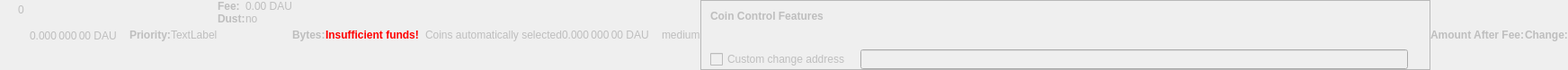
    <widget class="QWidget" name="dummyHideWidget" native="true">
     <property name="enabled">
      <bool>false</bool>
     </property>
     <property name="maximumSize">
      <size>
       <width>100</width>
       <height>22</height>
      </size>
     </property>
     <layout class="QHBoxLayout" name="dummyHideLayout">
      <property name="spacing">
       <number>0</number>
      </property>
      <property name="margin">
       <number>0</number>
      </property>
      <item>
       <layout class="QFormLayout" name="formLayoutCoinControl1">
        <property name="horizontalSpacing">
         <number>10</number>
        </property>
        <property name="verticalSpacing">
         <number>14</number>
        </property>
        <property name="leftMargin">
         <number>10</number>
        </property>
        <property name="topMargin">
         <number>4</number>
        </property>
        <property name="rightMargin">
         <number>6</number>
        </property>
        <item row="0" column="1">
         <widget class="QLabel" name="labelCoinControlBytes">
          <property name="cursor">
           <cursorShape>IBeamCursor</cursorShape>
          </property>
          <property name="contextMenuPolicy">
           <enum>Qt::ActionsContextMenu</enum>
          </property>
          <property name="text">
           <string notr="true">0</string>
          </property>
          <property name="textInteractionFlags">
           <set>Qt::LinksAccessibleByMouse|Qt::TextSelectableByKeyboard|Qt::TextSelectableByMouse</set>
          </property>
         </widget>
        </item>
       </layout>
      </item>
      <item>
       <widget class="QLabel" name="labelCoinControlAfterFee">
        <property name="enabled">
         <bool>false</bool>
        </property>
        <property name="sizePolicy">
         <sizepolicy hsizetype="Fixed" vsizetype="Fixed">
          <horstretch>0</horstretch>
          <verstretch>0</verstretch>
         </sizepolicy>
        </property>
        <property name="minimumSize">
         <size>
          <width>111</width>
          <height>12</height>
         </size>
        </property>
        <property name="maximumSize">
         <size>
          <width>111</width>
          <height>12</height>
         </size>
        </property>
        <property name="cursor">
         <cursorShape>IBeamCursor</cursorShape>
        </property>
        <property name="contextMenuPolicy">
         <enum>Qt::ActionsContextMenu</enum>
        </property>
        <property name="text">
         <string notr="true">0.000 000 00 DAU</string>
        </property>
        <property name="textInteractionFlags">
         <set>Qt::LinksAccessibleByMouse|Qt::TextSelectableByKeyboard|Qt::TextSelectableByMouse</set>
        </property>
       </widget>
      </item>
      <item>
       <widget class="QLabel" name="labelCoinControlPriorityText">
        <property name="enabled">
         <bool>false</bool>
        </property>
        <property name="font">
         <font>
          <weight>75</weight>
          <bold>true</bold>
         </font>
        </property>
        <property name="text">
         <string>Priority:</string>
        </property>
       </widget>
      </item>
      <item>
       <layout class="QHBoxLayout" name="horizontalLayout">
        <item>
         <widget class="QLabel" name="WarningLabel">
          <property name="text">
           <string>TextLabel</string>
          </property>
         </widget>
        </item>
       </layout>
      </item>
      <item>
       <layout class="QFormLayout" name="formLayoutCoinControl3">
        <property name="horizontalSpacing">
         <number>0</number>
        </property>
        <property name="verticalSpacing">
         <number>0</number>
        </property>
        <property name="leftMargin">
         <number>0</number>
        </property>
        <property name="topMargin">
         <number>0</number>
        </property>
        <property name="rightMargin">
         <number>0</number>
        </property>
        <item row="0" column="0">
         <widget class="QLabel" name="labelCoinControlFeeText">
          <property name="enabled">
           <bool>false</bool>
          </property>
          <property name="font">
           <font>
            <weight>75</weight>
            <bold>true</bold>
           </font>
          </property>
          <property name="text">
           <string>Fee:</string>
          </property>
          <property name="margin">
           <number>0</number>
          </property>
         </widget>
        </item>
        <item row="0" column="1">
         <widget class="QLabel" name="labelCoinControlFee">
          <property name="enabled">
           <bool>false</bool>
          </property>
          <property name="cursor">
           <cursorShape>IBeamCursor</cursorShape>
          </property>
          <property name="contextMenuPolicy">
           <enum>Qt::ActionsContextMenu</enum>
          </property>
          <property name="text">
           <string notr="true">0.00 DAU</string>
          </property>
          <property name="textInteractionFlags">
           <set>Qt::LinksAccessibleByMouse|Qt::TextSelectableByKeyboard|Qt::TextSelectableByMouse</set>
          </property>
         </widget>
        </item>
        <item row="1" column="0">
         <widget class="QLabel" name="labelCoinControlLowOutputText">
          <property name="enabled">
           <bool>false</bool>
          </property>
          <property name="font">
           <font>
            <weight>75</weight>
            <bold>true</bold>
           </font>
          </property>
          <property name="text">
           <string>Dust:</string>
          </property>
         </widget>
        </item>
        <item row="1" column="1">
         <widget class="QLabel" name="labelCoinControlLowOutput">
          <property name="enabled">
           <bool>false</bool>
          </property>
          <property name="cursor">
           <cursorShape>IBeamCursor</cursorShape>
          </property>
          <property name="contextMenuPolicy">
           <enum>Qt::ActionsContextMenu</enum>
          </property>
          <property name="text">
           <string>no</string>
          </property>
          <property name="textInteractionFlags">
           <set>Qt::LinksAccessibleByMouse|Qt::TextSelectableByKeyboard|Qt::TextSelectableByMouse</set>
          </property>
         </widget>
        </item>
       </layout>
      </item>
      <item>
       <widget class="QLabel" name="labelCoinControlBytesText">
        <property name="enabled">
         <bool>false</bool>
        </property>
        <property name="font">
         <font>
          <weight>75</weight>
          <bold>true</bold>
         </font>
        </property>
        <property name="text">
         <string>Bytes:</string>
        </property>
       </widget>
      </item>
      <item>
       <layout class="QFormLayout" name="formLayoutCoinControl2">
        <property name="horizontalSpacing">
         <number>0</number>
        </property>
        <property name="verticalSpacing">
         <number>0</number>
        </property>
        <property name="leftMargin">
         <number>0</number>
        </property>
        <property name="topMargin">
         <number>0</number>
        </property>
        <property name="rightMargin">
         <number>0</number>
        </property>
       </layout>
      </item>
      <item>
       <layout class="QHBoxLayout" name="horizontalLayoutCoinControl2">
        <property name="spacing">
         <number>0</number>
        </property>
        <property name="bottomMargin">
         <number>0</number>
        </property>
       </layout>
      </item>
      <item>
       <widget class="QLabel" name="labelCoinControlInsuffFunds">
        <property name="enabled">
         <bool>false</bool>
        </property>
        <property name="minimumSize">
         <size>
          <width>0</width>
          <height>0</height>
         </size>
        </property>
        <property name="font">
         <font>
          <weight>75</weight>
          <bold>true</bold>
         </font>
        </property>
        <property name="styleSheet">
         <string notr="true">color:red;font-weight:bold;</string>
        </property>
        <property name="text">
         <string>Insufficient funds!</string>
        </property>
        <property name="margin">
         <number>5</number>
        </property>
       </widget>
      </item>
      <item>
       <layout class="QFormLayout" name="formLayoutCoinControl4">
        <property name="horizontalSpacing">
         <number>0</number>
        </property>
        <property name="verticalSpacing">
         <number>0</number>
        </property>
        <property name="leftMargin">
         <number>0</number>
        </property>
        <property name="topMargin">
         <number>0</number>
        </property>
        <property name="rightMargin">
         <number>0</number>
        </property>
       </layout>
      </item>
      <item>
       <widget class="QLabel" name="labelCoinControlChangeLabel">
        <property name="enabled">
         <bool>false</bool>
        </property>
        <property name="sizePolicy">
         <sizepolicy hsizetype="Preferred" vsizetype="Expanding">
          <horstretch>0</horstretch>
          <verstretch>0</verstretch>
         </sizepolicy>
        </property>
        <property name="minimumSize">
         <size>
          <width>0</width>
          <height>0</height>
         </size>
        </property>
        <property name="text">
         <string/>
        </property>
        <property name="margin">
         <number>3</number>
        </property>
       </widget>
      </item>
      <item>
       <widget class="QLabel" name="labelCoinControlAutomaticallySelected">
        <property name="enabled">
         <bool>false</bool>
        </property>
        <property name="sizePolicy">
         <sizepolicy hsizetype="Fixed" vsizetype="Fixed">
          <horstretch>0</horstretch>
          <verstretch>0</verstretch>
         </sizepolicy>
        </property>
        <property name="minimumSize">
         <size>
          <width>0</width>
          <height>0</height>
         </size>
        </property>
        <property name="maximumSize">
         <size>
          <width>240</width>
          <height>16777215</height>
         </size>
        </property>
        <property name="text">
         <string>Coins automatically selected</string>
        </property>
        <property name="margin">
         <number>5</number>
        </property>
       </widget>
      </item>
      <item>
       <widget class="QLabel" name="labelCoinControlChange">
        <property name="enabled">
         <bool>false</bool>
        </property>
        <property name="sizePolicy">
         <sizepolicy hsizetype="Fixed" vsizetype="Fixed">
          <horstretch>0</horstretch>
          <verstretch>0</verstretch>
         </sizepolicy>
        </property>
        <property name="minimumSize">
         <size>
          <width>111</width>
          <height>0</height>
         </size>
        </property>
        <property name="maximumSize">
         <size>
          <width>111</width>
          <height>16777215</height>
         </size>
        </property>
        <property name="cursor">
         <cursorShape>IBeamCursor</cursorShape>
        </property>
        <property name="contextMenuPolicy">
         <enum>Qt::ActionsContextMenu</enum>
        </property>
        <property name="text">
         <string notr="true">0.000 000 00 DAU</string>
        </property>
        <property name="textInteractionFlags">
         <set>Qt::LinksAccessibleByMouse|Qt::TextSelectableByKeyboard|Qt::TextSelectableByMouse</set>
        </property>
       </widget>
      </item>
      <item>
       <widget class="QLabel" name="labelCoinControlPriority">
        <property name="enabled">
         <bool>false</bool>
        </property>
        <property name="cursor">
         <cursorShape>IBeamCursor</cursorShape>
        </property>
        <property name="contextMenuPolicy">
         <enum>Qt::ActionsContextMenu</enum>
        </property>
        <property name="text">
         <string>medium</string>
        </property>
        <property name="textInteractionFlags">
         <set>Qt::LinksAccessibleByMouse|Qt::TextSelectableByKeyboard|Qt::TextSelectableByMouse</set>
        </property>
       </widget>
      </item>
      <item>
       <widget class="QFrame" name="frameCoinControl">
        <property name="sizePolicy">
         <sizepolicy hsizetype="Expanding" vsizetype="Expanding">
          <horstretch>0</horstretch>
          <verstretch>0</verstretch>
         </sizepolicy>
        </property>
        <property name="maximumSize">
         <size>
          <width>16777215</width>
          <height>16777215</height>
         </size>
        </property>
        <property name="frameShape">
         <enum>QFrame::StyledPanel</enum>
        </property>
        <property name="frameShadow">
         <enum>QFrame::Sunken</enum>
        </property>
        <layout class="QVBoxLayout" name="verticalLayoutCoinControl2_2">
         <property name="spacing">
          <number>0</number>
         </property>
         <property name="margin">
          <number>0</number>
         </property>
         <item>
          <layout class="QVBoxLayout" name="verticalLayoutCoinControl" stretch="0,0,0,1">
           <property name="spacing">
            <number>0</number>
           </property>
           <property name="leftMargin">
            <number>10</number>
           </property>
           <property name="topMargin">
            <number>10</number>
           </property>
           <item>
            <layout class="QHBoxLayout" name="horizontalLayoutCoinControl1">
             <property name="bottomMargin">
              <number>15</number>
             </property>
             <item>
              <widget class="QLabel" name="labelCoinControlFeatures">
               <property name="enabled">
                <bool>false</bool>
               </property>
               <property name="sizePolicy">
                <sizepolicy hsizetype="Preferred" vsizetype="Maximum">
                 <horstretch>0</horstretch>
                 <verstretch>0</verstretch>
                </sizepolicy>
               </property>
               <property name="font">
                <font>
                 <weight>75</weight>
                 <bold>true</bold>
                </font>
               </property>
               <property name="styleSheet">
                <string notr="true">font-weight:bold;</string>
               </property>
               <property name="text">
                <string>Coin Control Features</string>
               </property>
              </widget>
             </item>
            </layout>
           </item>
           <item>
            <widget class="QWidget" name="widgetCoinControl" native="true">
             <property name="sizePolicy">
              <sizepolicy hsizetype="Preferred" vsizetype="Preferred">
               <horstretch>0</horstretch>
               <verstretch>0</verstretch>
              </sizepolicy>
             </property>
             <property name="minimumSize">
              <size>
               <width>0</width>
               <height>0</height>
              </size>
             </property>
             <property name="styleSheet">
              <string notr="true"/>
             </property>
             <layout class="QHBoxLayout" name="horizontalLayoutCoinControl5_2">
              <property name="margin">
               <number>0</number>
              </property>
              <item>
               <layout class="QHBoxLayout" name="horizontalLayoutCoinControl3">
                <property name="spacing">
                 <number>20</number>
                </property>
                <property name="topMargin">
                 <number>0</number>
                </property>
                <property name="bottomMargin">
                 <number>10</number>
                </property>
               </layout>
              </item>
             </layout>
            </widget>
           </item>
           <item>
            <layout class="QHBoxLayout" name="horizontalLayoutCoinControl4" stretch="0,0,0">
             <property name="spacing">
              <number>12</number>
             </property>
             <property name="sizeConstraint">
              <enum>QLayout::SetDefaultConstraint</enum>
             </property>
             <property name="topMargin">
              <number>5</number>
             </property>
             <property name="rightMargin">
              <number>5</number>
             </property>
             <item>
              <widget class="QCheckBox" name="checkBoxCoinControlChange">
               <property name="enabled">
                <bool>false</bool>
               </property>
               <property name="toolTip">
                <string>If this is activated, but the change address is empty or invalid, change will be sent to a newly generated address.</string>
               </property>
               <property name="text">
                <string>Custom change address</string>
               </property>
              </widget>
             </item>
             <item>
              <widget class="QValidatedLineEdit" name="lineEditCoinControlChange">
               <property name="enabled">
                <bool>false</bool>
               </property>
               <property name="sizePolicy">
                <sizepolicy hsizetype="Expanding" vsizetype="Fixed">
                 <horstretch>0</horstretch>
                 <verstretch>0</verstretch>
                </sizepolicy>
               </property>
              </widget>
             </item>
             <item>
              <widget class="QLabel" name="labelCoinControlChangeLabel_2">
               <property name="sizePolicy">
                <sizepolicy hsizetype="Preferred" vsizetype="Expanding">
                 <horstretch>0</horstretch>
                 <verstretch>0</verstretch>
                </sizepolicy>
               </property>
               <property name="minimumSize">
                <size>
                 <width>0</width>
                 <height>0</height>
                </size>
               </property>
               <property name="text">
                <string/>
               </property>
               <property name="margin">
                <number>3</number>
               </property>
              </widget>
             </item>
            </layout>
           </item>
           <item>
            <spacer name="verticalSpacerCoinControl">
             <property name="orientation">
              <enum>Qt::Vertical</enum>
             </property>
             <property name="sizeHint" stdset="0">
              <size>
               <width>800</width>
               <height>1</height>
              </size>
             </property>
            </spacer>
           </item>
          </layout>
         </item>
        </layout>
       </widget>
      </item>
      <item>
       <widget class="QLabel" name="labelCoinControlAfterFeeText">
        <property name="enabled">
         <bool>false</bool>
        </property>
        <property name="minimumSize">
         <size>
          <width>0</width>
          <height>0</height>
         </size>
        </property>
        <property name="maximumSize">
         <size>
          <width>16777215</width>
          <height>16777215</height>
         </size>
        </property>
        <property name="font">
         <font>
          <weight>75</weight>
          <bold>true</bold>
         </font>
        </property>
        <property name="text">
         <string>Amount After Fee:</string>
        </property>
        <property name="alignment">
         <set>Qt::AlignLeading|Qt::AlignLeft|Qt::AlignVCenter</set>
        </property>
        <property name="margin">
         <number>0</number>
        </property>
       </widget>
      </item>
      <item>
       <widget class="QLabel" name="labelCoinControlChangeText">
        <property name="enabled">
         <bool>false</bool>
        </property>
        <property name="sizePolicy">
         <sizepolicy hsizetype="Preferred" vsizetype="Preferred">
          <horstretch>0</horstretch>
          <verstretch>0</verstretch>
         </sizepolicy>
        </property>
        <property name="minimumSize">
         <size>
          <width>0</width>
          <height>0</height>
         </size>
        </property>
        <property name="maximumSize">
         <size>
          <width>16777215</width>
          <height>16777215</height>
         </size>
        </property>
        <property name="font">
         <font>
          <weight>75</weight>
          <bold>true</bold>
         </font>
        </property>
        <property name="text">
         <string>Change:</string>
        </property>
        <property name="alignment">
         <set>Qt::AlignLeading|Qt::AlignLeft|Qt::AlignVCenter</set>
        </property>
       </widget>
      </item>
     </layout>
    </widget>
